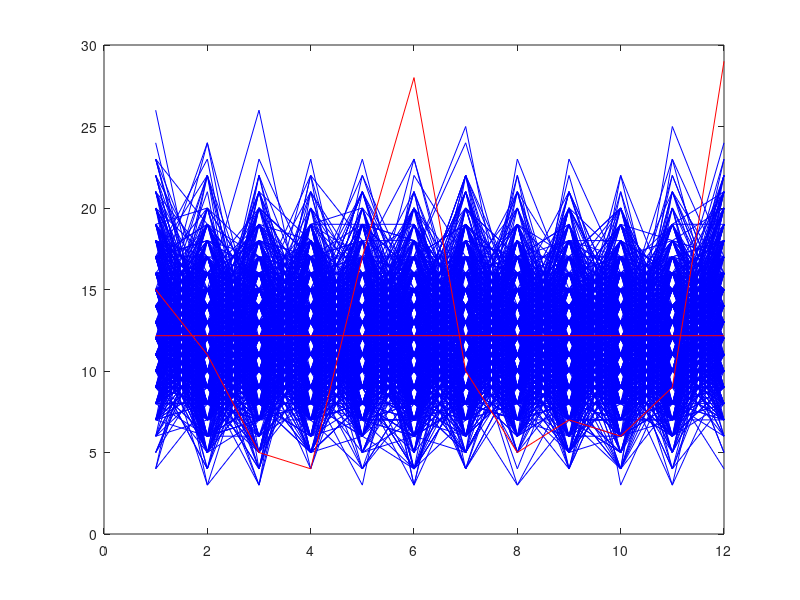

This figure's MATLAB source:
% uniform distibution, based on permutation of uniform
%GY -09/29/2006
% notice: data and range need to be set properly first for your data
clear all

data = 1; % if 3D, set 3 (2 vectors with azimuth and elevation), lambert transform will be forced (cosine transformed)
          % if 2D, set 2 (2 vectors with azimuth), no lambert transform
          % if 1D, set 1 (1 vector)
if data ==1
    % change this according to your data
     range  = 0 : 360;    % circular data
%     range  = 0 : 180;  % uncircular data
%    range  = -1 : 1;   % lambert transform
end

bin_num = 12;  % asign how many bins should be there, this is a test of the bin, results would be a little varied according to how you bin your data

aa = dlmread('ModeTestData.txt');
dim = size(aa);
index_n = 1:1:dim(1);
num_perm =1000;

if data == 3
    V1azi = aa(:,1)*pi/180;
    V1ele = aa(:,2)*pi/180;
    V2azi = aa(:,3)*pi/180;
    V2ele = aa(:,4)*pi/180;

    for i = 1:dim(1)
        diff_angle(i) = (180/3.14159) * acos( sin(V1ele(i)) * sin(V2ele(i)) + cos(V2ele(i)) * sin(V2azi(i)) * cos(V1ele(i)) * sin(V1azi(i)) + cos(V2ele(i)) * cos(V2azi(i)) * cos(V1ele(i)) * cos(V1azi(i)) );
    end
    hist_raw = hist(cos(diff_angle*pi/180),bin_num); % lambert transform    

    R = sum( (hist_raw - mean(hist_raw)).^2 );

    % do permutation now, bin first, and then permute the bin
    for b = 1 : num_perm
        index_perm = index_n( randperm(dim(1)) );
        for i = 1:dim(1)
            diff_angle_perm(i) = (180/3.14159) * acos( sin(V1ele(index_perm(i))) * sin(V2ele(i)) + cos(V2ele(i)) * sin(V2azi(i)) * cos(V1ele(index_perm(i))) * sin(V1azi(index_perm(i))) + cos(V2ele(i)) * cos(V2azi(i)) * cos(V1ele(index_perm(i))) * cos(V1azi(index_perm(i))) );
        end
        hist_raw_perm = hist(cos(diff_angle_perm*pi/180),bin_num); % lambert transform
        R_perm(b) = sum( (hist_raw_perm - mean(hist_raw)).^2 );
        plot(hist_raw_perm,'b-');
        hold on;
    end
    plot(hist_raw,'r-');
    plot([1 bin_num],[mean(hist_raw),mean(hist_raw)],'r-');
    
elseif data ==2 % 2D data
    V1 = aa(:,1);
    V2 = aa(:,2);

    for i = 1:dim(1)
        diff_angle(i) = V1(i)-V2(i);
        if diff_angle(i)>180
            diff_angle(i) = 360- diff_angle(i);
        end
        if diff_angle(i)<-180
            diff_angle(i) = 360+ diff_angle(i);
        end
    end
    hist_raw = hist(diff_angle,bin_num); 

    R = sum( (hist_raw - mean(hist_raw)).^2 );

    % do permutation now, bin first, and then permute the bin
    for b = 1 : num_perm
        index_perm = index_n( randperm(dim(1)) );
        for i = 1:dim(1)
            diff_angle_perm(i) = V1(index_perm(i))-V2(i);
            if diff_angle_perm(i)>180
                diff_angle_perm(i) = 360- diff_angle_perm(i);
            end
            if diff_angle_perm(i)<-180
                diff_angle_perm(i) = 360+ diff_angle_perm(i);
            end
        end
        hist_raw_perm = hist(diff_angle_perm,bin_num); 
        R_perm(b) = sum( (hist_raw_perm - mean(hist_raw)).^2 );
        plot(hist_raw_perm,'b-');
        hold on;
    end
    plot(hist_raw,'r-');
    plot([1 bin_num],[mean(hist_raw),mean(hist_raw)],'r-');
    
else % 1D data
    V1 = aa;   
    hist_raw = hist(V1,bin_num); 

    R = sum( (hist_raw - mean(hist_raw)).^2 );
    
    for b = 1:num_perm
        if min(range) == 0
           diff_angle_perm = rand(1,dim(1))*max(range);        
        elseif min(range) == -1
           diff_angle_perm = rand(1,dim(1))*2-1;
        else
           warning = 'reset data range properly';
        end
        hist_raw_perm = hist(diff_angle_perm,bin_num); 
        R_perm(b) = sum( (hist_raw_perm - mean(hist_raw)).^2 );
        plot(hist_raw_perm,'b-');
        hold on;
    end
    plot(hist_raw,'r-');
    plot([1 bin_num],[mean(hist_raw),mean(hist_raw)],'r-');
    
end

% now calculate p value or significant test
p =length(find(R_perm>R)) / num_perm;
p

